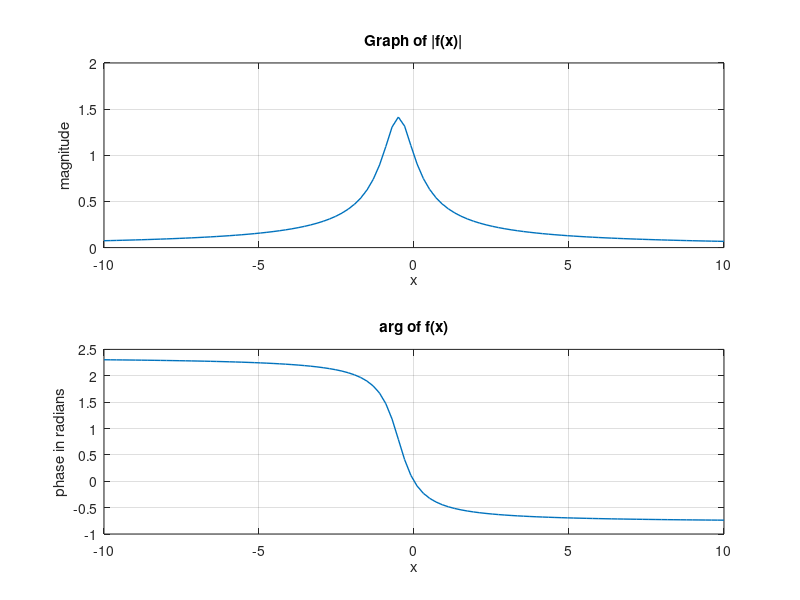

Source code (MATLAB):

z= 1+1i;
x=linspace(-10,10,100);
f=(1./(z .*x +1));

fmagnitude = abs(f);
farg = angle(f);

figure;


subplot(2,1,1);
plot(x,fmagnitude,'Linewidth', 1);
grid on;
title ('Graph of |f(x)|');
xlabel('x');
ylabel('magnitude');

subplot(2,1,2);
plot(x,farg, 'Linewidth',1);
grid on;
title('arg of f(x)');
xlabel('x');
ylabel('phase in radians');

